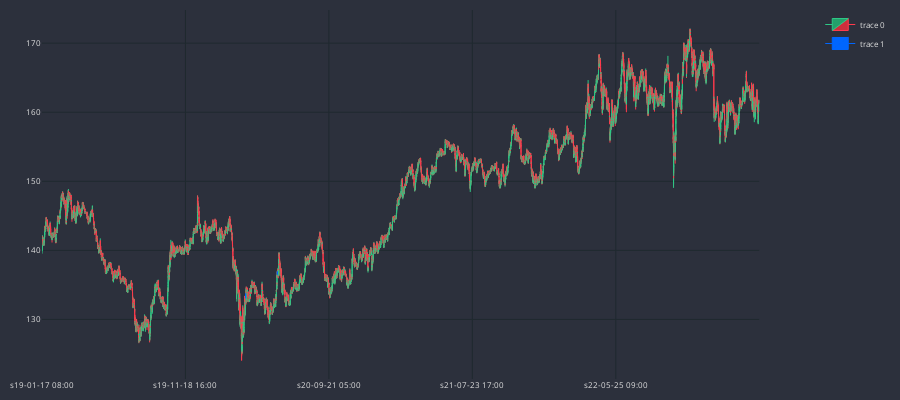

The cell this chart's notebook holds for it:
### Code cell
MARKER = '#0066FF'
dfp = df_an.iloc[200:26300]
cp = CandlePlot(dfp, candles=True)
df_temp = cp.df_plot[cp.df_plot.EVENING_STAR==True]
cp.fig.add_trace(go.Candlestick(
                x=df_temp.sTime,
                open=df_temp.mid_o,
                high=df_temp.mid_h,
                low=df_temp.mid_l,
                close=df_temp.mid_c,
                line=dict(width=1), opacity=1,
                increasing_fillcolor=MARKER,
                decreasing_fillcolor=MARKER,
                increasing_line_color=MARKER,  
                decreasing_line_color=MARKER
            ))

cp.show_plot()

### Figure 1 — Plotly figure (JSON) as saved in the notebook; plotly's stock layout.template omitted (floating-point values rounded to 4 significant figures; data arrays with more than 128 entries replaced by an {"elided": "..."} marker saying what was removed)
{"data": [{"close": {"elided": "26100 float values"}, "decreasing": {"fillcolor": "#CC2E3C", "line": {"color": "#FF3A4C"}}, "high": {"elided": "26100 float values"}, "increasing": {"fillcolor": "#24A06B", "line": {"color": "#2EC886"}}, "line": {"width": 1}, "low": {"elided": "26100 float values"}, "opacity": 1, "open": {"elided": "26100 float values"}, "type": "candlestick", "x": {"elided": "26100 str values"}}, {"close": [133.1, 136.5], "decreasing": {"fillcolor": "#0066FF", "line": {"color": "#0066FF"}}, "high": [133.8, 137.0], "increasing": {"fillcolor": "#0066FF", "line": {"color": "#0066FF"}}, "line": {"width": 1}, "low": [133.0, 136.5], "opacity": 1, "open": [133.8, 136.9], "type": "candlestick", "x": ["s20-03-26 21:00", "s20-06-03 01:00"]}], "layout": {"font": {"color": "#e1e1e1", "size": 8}, "height": 400, "margin": {"b": 10, "l": 10, "r": 10, "t": 10}, "paper_bgcolor": "#2c303c", "plot_bgcolor": "#2c303c", "width": 900, "xaxis": {"anchor": "y", "domain": [0, 0.94], "gridcolor": "#1f292f", "nticks": 5, "rangeslider": {"visible": false}}, "yaxis": {"anchor": "x", "domain": [0, 1], "gridcolor": "#1f292f"}, "yaxis2": {"anchor": "x", "gridcolor": "#1f292f", "overlaying": "y", "side": "right"}}}
